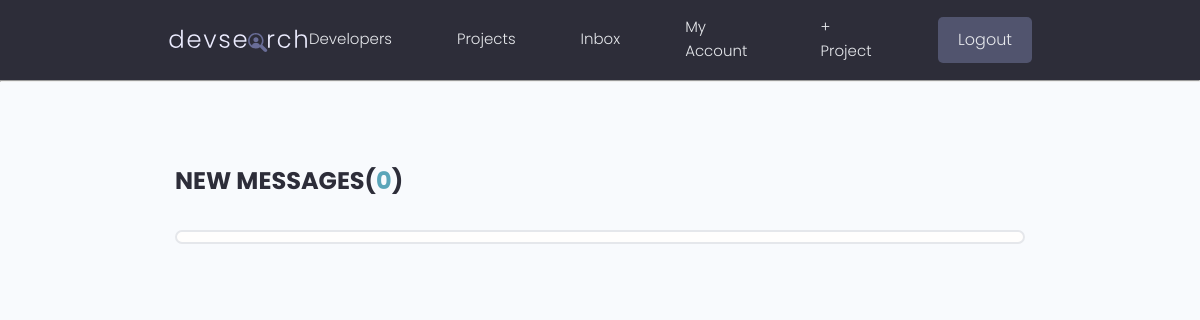
The app's page /inbox/ (signed in), older data.
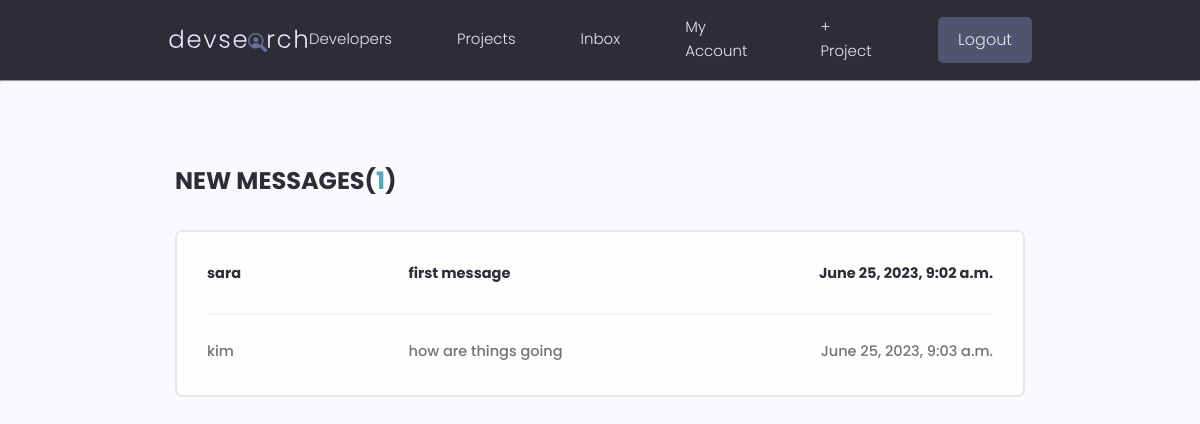
The same page, newer data.
### users/models.py (models this page shows, shortened)
class Message(models.Model):
    sender=models.ForeignKey(Profile,on_delete=models.SET_NULL, null=True, blank=True)
    reciepient=models.ForeignKey(Profile,on_delete=models.SET_NULL, null=True, blank=True, related_name="messages")
    name=models.CharField(max_length=200, null=True,blank=True)
    email=models.EmailField(max_length=200, null=True,blank=True)
    subject=models.CharField(max_length=200, null=True,blank=True)
    body=models.TextField()
    is_read= models.BooleanField(default=False,null=True)
    created=models.DateTimeField(auto_now_add=True)
    id=models.UUIDField(default=uuid.uuid4, unique=True,primary_key=True,editable=False)
    class Meta:
        ordering =['is_read','-created']

### users/views.py (the view)
# urls.py: path('inbox/',views.inbox,name="inbox"),
@login_required(login_url='login')
def inbox(request):
    profile=request.user.profile
    messageRequests=profile.messages.all()
    unreadCount=messageRequests.filter(is_read=False).count()
    context={'messageRequests':messageRequests,
    'unreadCount':unreadCount,'profile':profile}
    return render(request,'users/inbox.html', context)

### users/templates/users/inbox.html
{% extends 'main.html'%}
{% block content %}
<main class="inbox my-xl">
    <div class="content-box">
      <h3 class="inbox__title">New Messages(<span>{{unreadCount}}</span>)</h3>
      <ul class="messages">
        {% for message in messageRequests %}
        {% if message.is_read == False %}
        <li class="message message--unread">
        {% else %}
        <li class="message message">
        {% endif%}
          <a href="{% url 'message' message.id %}">
            <span class="message__author">{{message.name}}</span>
            <span class="message__subject">{{message.subject}}</span>
            <span class="message__date">{{message.created}}</span>
          </a>
        </li>
        {% endfor %}
      </ul>
    </div>
  </main>
{% endblock content %}

Row changes from the older to the newer data that the page shows:
added Message: name "sara", subject "first message", created "June 25, 2023, 9:02 a.m."
added Message: name "kim", subject "how are things going", created "June 25, 2023, 9:03 a.m."
Text that changed along with them:
{{ unreadCount }}: "0" → "1"
